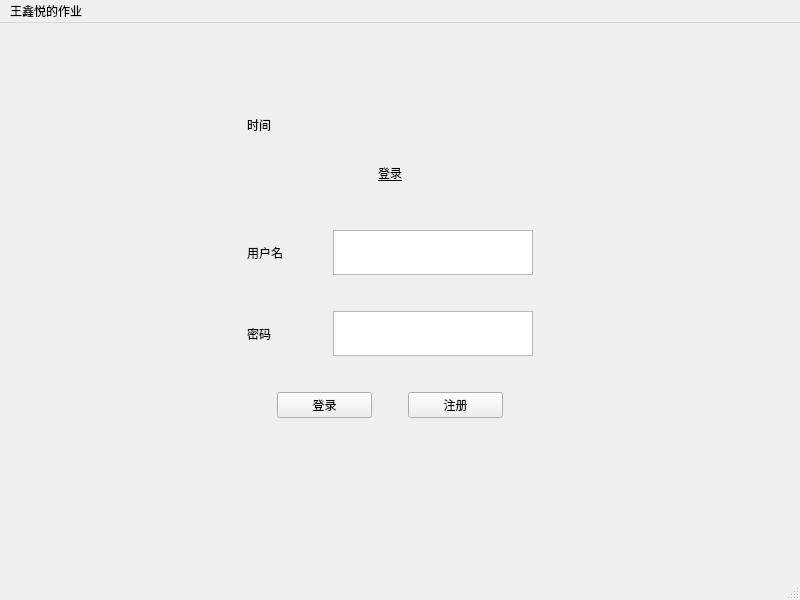
<?xml version="1.0" encoding="UTF-8"?>
<ui version="4.0">
 <class>MainWindow</class>
 <widget class="QMainWindow" name="MainWindow">
  <property name="geometry">
   <rect>
    <x>0</x>
    <y>0</y>
    <width>800</width>
    <height>600</height>
   </rect>
  </property>
  <property name="windowTitle">
   <string>王鑫悦的作业</string>
  </property>
  <widget class="QWidget" name="centralwidget">
   <widget class="QWidget" name="">
    <property name="geometry">
     <rect>
      <x>150</x>
      <y>80</y>
      <width>481</width>
      <height>315</height>
     </rect>
    </property>
    <layout class="QGridLayout" name="gridLayout">
     <property name="sizeConstraint">
      <enum>QLayout::SetDefaultConstraint</enum>
     </property>
     <property name="leftMargin">
      <number>0</number>
     </property>
     <item row="4" column="0">
      <layout class="QHBoxLayout" name="horizontalLayout_3">
       <property name="sizeConstraint">
        <enum>QLayout::SetMinimumSize</enum>
       </property>
       <item>
        <widget class="QPushButton" name="loginBtn">
         <property name="maximumSize">
          <size>
           <width>95</width>
           <height>16777215</height>
          </size>
         </property>
         <property name="styleSheet">
          <string notr="true">font: 14pt &quot;楷体&quot;;</string>
         </property>
         <property name="text">
          <string>登录</string>
         </property>
        </widget>
       </item>
       <item>
        <widget class="QPushButton" name="registerBtn">
         <property name="maximumSize">
          <size>
           <width>95</width>
           <height>16777215</height>
          </size>
         </property>
         <property name="styleSheet">
          <string notr="true">font: 14pt &quot;楷体&quot;;</string>
         </property>
         <property name="text">
          <string>注册</string>
         </property>
        </widget>
       </item>
      </layout>
     </item>
     <item row="3" column="0">
      <layout class="QHBoxLayout" name="horizontalLayout_2">
       <property name="topMargin">
        <number>30</number>
       </property>
       <property name="bottomMargin">
        <number>30</number>
       </property>
       <item>
        <widget class="QLabel" name="label_4">
         <property name="maximumSize">
          <size>
           <width>80</width>
           <height>45</height>
          </size>
         </property>
         <property name="styleSheet">
          <string notr="true">font: 14pt &quot;楷体&quot;;</string>
         </property>
         <property name="text">
          <string>密码</string>
         </property>
        </widget>
       </item>
       <item>
        <widget class="QTextEdit" name="password">
         <property name="maximumSize">
          <size>
           <width>200</width>
           <height>45</height>
          </size>
         </property>
        </widget>
       </item>
      </layout>
     </item>
     <item row="2" column="0">
      <layout class="QHBoxLayout" name="horizontalLayout">
       <property name="topMargin">
        <number>30</number>
       </property>
       <item>
        <widget class="QLabel" name="label">
         <property name="maximumSize">
          <size>
           <width>80</width>
           <height>45</height>
          </size>
         </property>
         <property name="styleSheet">
          <string notr="true">font: 14pt &quot;楷体&quot;;</string>
         </property>
         <property name="text">
          <string>用户名</string>
         </property>
        </widget>
       </item>
       <item>
        <widget class="QTextEdit" name="username">
         <property name="enabled">
          <bool>true</bool>
         </property>
         <property name="sizePolicy">
          <sizepolicy hsizetype="Expanding" vsizetype="Preferred">
           <horstretch>0</horstretch>
           <verstretch>0</verstretch>
          </sizepolicy>
         </property>
         <property name="maximumSize">
          <size>
           <width>200</width>
           <height>45</height>
          </size>
         </property>
        </widget>
       </item>
      </layout>
     </item>
     <item row="0" column="0">
      <widget class="QLabel" name="time">
       <property name="styleSheet">
        <string notr="true">font: 14pt &quot;楷体&quot;;</string>
       </property>
       <property name="text">
        <string>时间</string>
       </property>
      </widget>
     </item>
     <item row="1" column="0">
      <widget class="QLabel" name="label_3">
       <property name="styleSheet">
        <string notr="true">font: 28pt &quot;黑体&quot;;
text-decoration: underline;</string>
       </property>
       <property name="text">
        <string>登录</string>
       </property>
       <property name="alignment">
        <set>Qt::AlignCenter</set>
       </property>
      </widget>
     </item>
    </layout>
   </widget>
  </widget>
  <widget class="QMenuBar" name="menubar">
   <property name="geometry">
    <rect>
     <x>0</x>
     <y>0</y>
     <width>800</width>
     <height>26</height>
    </rect>
   </property>
   <widget class="QMenu" name="menu">
    <property name="title">
     <string>王鑫悦的作业</string>
    </property>
   </widget>
   <addaction name="menu"/>
  </widget>
  <widget class="QStatusBar" name="statusbar"/>
 </widget>
 <resources/>
 <connections/>
</ui>
